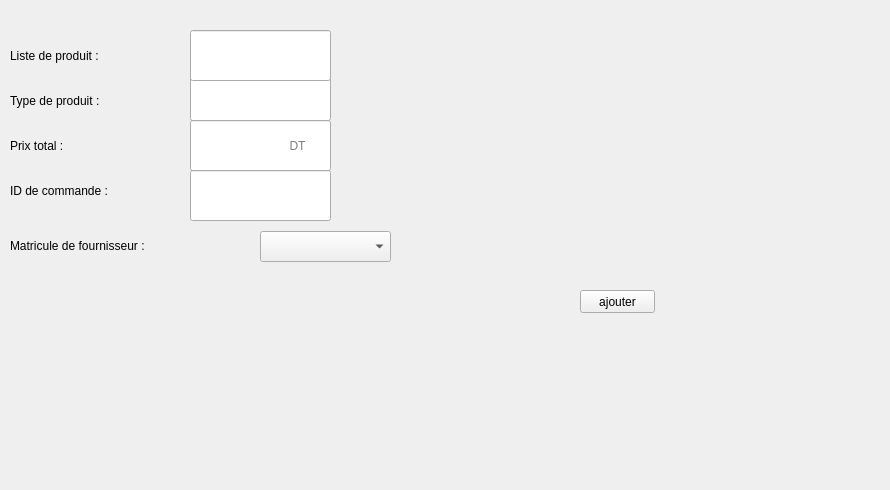
     <widget class="QWidget" name="tab_8">
      <attribute name="icon">
       <iconset>
        <normaloff>../../gestion_fournisseur/ajou.png</normaloff>../../gestion_fournisseur/ajou.png</iconset>
      </attribute>
      <attribute name="title">
       <string>Ajouter</string>
      </attribute>
      <widget class="QLabel" name="label_15">
       <property name="geometry">
        <rect>
         <x>0</x>
         <y>-60</y>
         <width>881</width>
         <height>481</height>
        </rect>
       </property>
       <property name="text">
        <string/>
       </property>
       <property name="pixmap">
        <pixmap resource="ressources.qrc">:/images/img/imf.jpg</pixmap>
       </property>
      </widget>
      <widget class="QLabel" name="label_16">
       <property name="geometry">
        <rect>
         <x>10</x>
         <y>80</y>
         <width>171</width>
         <height>41</height>
        </rect>
       </property>
       <property name="styleSheet">
        <string notr="true">font: 12pt &quot;MS Shell Dlg 2&quot;;</string>
       </property>
       <property name="text">
        <string>Type de produit :</string>
       </property>
      </widget>
      <widget class="QLabel" name="label_17">
       <property name="geometry">
        <rect>
         <x>10</x>
         <y>130</y>
         <width>121</width>
         <height>31</height>
        </rect>
       </property>
       <property name="styleSheet">
        <string notr="true">font: 12pt &quot;MS Shell Dlg 2&quot;;</string>
       </property>
       <property name="text">
        <string>Prix total :</string>
       </property>
      </widget>
      <widget class="QLineEdit" name="le_prix">
       <property name="geometry">
        <rect>
         <x>190</x>
         <y>120</y>
         <width>141</width>
         <height>51</height>
        </rect>
       </property>
       <property name="text">
        <string/>
       </property>
       <property name="placeholderText">
        <string>                             DT</string>
       </property>
      </widget>
      <widget class="QLabel" name="label_18">
       <property name="geometry">
        <rect>
         <x>10</x>
         <y>170</y>
         <width>181</width>
         <height>41</height>
        </rect>
       </property>
       <property name="styleSheet">
        <string notr="true">font: 12pt &quot;MS Shell Dlg 2&quot;;</string>
       </property>
       <property name="text">
        <string>ID de commande :</string>
       </property>
      </widget>
      <widget class="QLabel" name="label_19">
       <property name="geometry">
        <rect>
         <x>10</x>
         <y>220</y>
         <width>231</width>
         <height>51</height>
        </rect>
       </property>
       <property name="styleSheet">
        <string notr="true">font: 12pt &quot;MS Shell Dlg 2&quot;;</string>
       </property>
       <property name="text">
        <string>Matricule de fournisseur :</string>
       </property>
      </widget>
      <widget class="QLineEdit" name="le_id">
       <property name="geometry">
        <rect>
         <x>190</x>
         <y>170</y>
         <width>141</width>
         <height>51</height>
        </rect>
       </property>
      </widget>
      <widget class="QPushButton" name="pushButton_13">
       <property name="geometry">
        <rect>
         <x>500</x>
         <y>290</y>
         <width>101</width>
         <height>61</height>
        </rect>
       </property>
       <property name="styleSheet">
        <string notr="true">#pushButton_13{
	image: url(:/new/prefix1/i,qge/app.png);
border:none;}</string>
       </property>
       <property name="text">
        <string/>
       </property>
      </widget>
      <widget class="QLineEdit" name="le_type">
       <property name="geometry">
        <rect>
         <x>190</x>
         <y>70</y>
         <width>141</width>
         <height>51</height>
        </rect>
       </property>
      </widget>
      <widget class="QLabel" name="label_38">
       <property name="geometry">
        <rect>
         <x>10</x>
         <y>30</y>
         <width>171</width>
         <height>51</height>
        </rect>
       </property>
       <property name="styleSheet">
        <string notr="true">font: 12pt &quot;MS Shell Dlg 2&quot;;</string>
       </property>
       <property name="text">
        <string>Liste de produit :</string>
       </property>
      </widget>
      <widget class="QLineEdit" name="le_liste">
       <property name="geometry">
        <rect>
         <x>190</x>
         <y>30</y>
         <width>141</width>
         <height>51</height>
        </rect>
       </property>
      </widget>
      <widget class="QComboBox" name="matricule_bon">
       <property name="geometry">
        <rect>
         <x>260</x>
         <y>231</y>
         <width>131</width>
         <height>31</height>
        </rect>
       </property>
      </widget>
      <widget class="QPushButton" name="ajouterbon">
       <property name="geometry">
        <rect>
         <x>580</x>
         <y>290</y>
         <width>75</width>
         <height>23</height>
        </rect>
       </property>
       <property name="text">
        <string>ajouter</string>
       </property>
      </widget>
     </widget>
